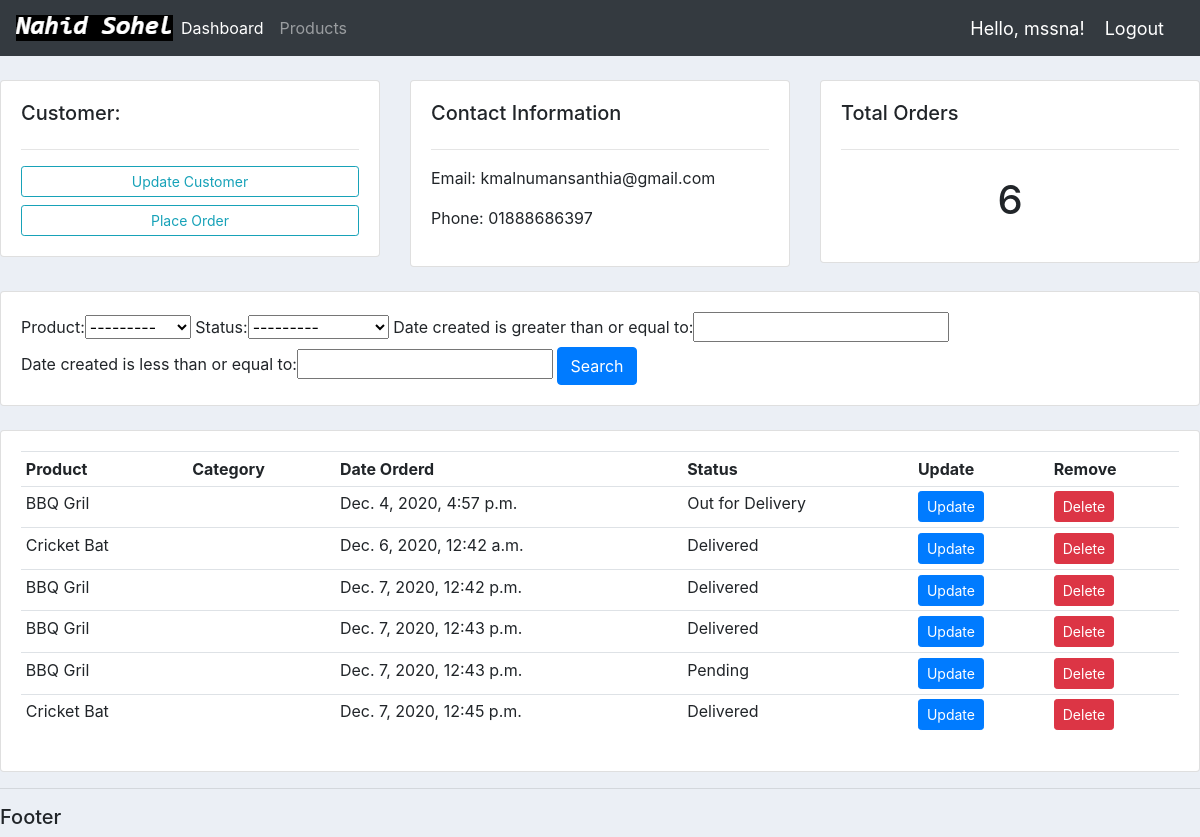
The page /customer/2/ (signed in) on the database its author committed.
### accounts/models.py (models this page shows, shortened)
class Customer(models.Model):
    name = models.CharField(max_length=200, null=True)
    phone = models.CharField(max_length=200, null=True)
    email = models.CharField(max_length=200, null=True)
    date_created = models.DateTimeField(auto_now_add=True, null=True)

class Order(models.Model):
    STATUS = (
        ('Pending', 'Pending'),
        ('Out for Delivery', 'Out for Delivery'),
        ('Delivered', 'Delivered'),
    )
    customer = models.ForeignKey(Customer, null=True, on_delete=models.SET_NULL)
    product = models.ForeignKey(Product, null=True, on_delete=models.SET_NULL)
    date_created = models.DateTimeField(auto_now_add=True, null=True)
    status = models.CharField(max_length=200, null=True, choices=STATUS)

class Product(models.Model):
    CATEGORY = (
        ('Indoor', 'Indoor'),
        ('Out Door', 'Out Door'),
    )
    name = models.CharField(max_length=200, null=True)
    price = models.FloatField(null=True)
    category = models.CharField(max_length=200, null=True, choices=CATEGORY)
    description = models.CharField(max_length=200, null=True)
    date_created = models.DateTimeField(auto_now_add=True, null=True)
    tags = models.ManyToManyField(Tag)
    def __str__(self):
        return self.name

### accounts/decorators.py (the view)
        def wrapper_func(request, *args, **kwargs):
            group = None
            if request.user.groups.exists():
                group = request.user.groups.all()[0].name
                if group in allowed_roles:
                    return view_func(request, *args, **kwargs)
                else:
                    return HttpResponse("You are you allowed here!")

### accounts/views.py (called while the page is built)
@login_required(login_url='accounts:login')
@allowed_users(allowed_roles=['admin'])
def customer(request, request_id):
    customer = Customer.objects.get(id=request_id)
    orders = customer.order_set.all()
    num_of_orders = orders.count()
    myFilter = OrderFilter(request.GET, queryset=orders)
    orders = myFilter.qs
    context = {"customer": customer, "orders": orders, "num_of_orders": num_of_orders, 'myFilter': myFilter }
    return render(request, 'accounts/customer.html', context)

### accounts/templates/accounts/customer.html
{% extends 'accounts/main.html' %}
{% block  content %}
<br>
<div class="row">
	<div class="col-md">
		<div class="card card-body">
			<h5>Customer:</h5>
			<hr>
			<a class="btn btn-outline-info  btn-sm btn-block" href="">Update Customer</a>
			<a class="btn btn-outline-info  btn-sm btn-block" href="{% url 'accounts:createOrder' customer.id %}">Place Order</a>
		</div>
	</div>
	<div class="col-md">
		<div class="card card-body">
			<h5>Contact Information</h5>
			<hr>
			<p>Email: {{ customer.email }}</p>
			<p>Phone: {{ customer.phone }}</p>
		</div>
	</div>
	<div class="col-md">
		<div class="card card-body">
			<h5>Total Orders</h5>
			<hr>
			<h1 style="text-align: center;padding: 10px">{{ num_of_orders }}</h1>
		</div>
	</div>
</div>
<br>
<div class="row">
	<div class="col">
		<div class="card card-body">
			<form method="get">
				{{ myFilter.form }}
		    <button class="btn btn-primary" type="submit">Search</button>
		  </form>
		</div>
	</div>
</div>
<br>
<div class="row">
	<div class="col-md">
		<div class="card card-body">
			<table class="table table-sm">
				<tr>
					<th>Product</th>
					<th>Category</th>
					<th>Date Orderd</th>
					<th>Status</th>
					<th>Update</th>
					<th>Remove</th>
				</tr>
				{% for order in orders %}
				<tr>
					<td>{{ order.product }}</td>
					<td>{{ order.Product.category }}</td>
					<td>{{ order.date_created }}</td>
					<td>{{ order.status }}</td>
				<td><a class="btn btn-sm btn-primary" href="{% url 'accounts:updateOrder' order.id %}">Update</a></td>
                <td><a class="btn btn-sm btn-danger" href="{% url 'accounts:deleteOrder' order.id %}">Delete</a></td>
				</tr>
				{% endfor %}
			</table>
		</div>
	</div>
</div>
{% endblock %}

### accounts/templates/accounts/navbar.html (shortened to what this page needs)
{% load static %}
<nav class="navbar navbar-expand-lg navbar-dark bg-dark">
 <img src="{% static 'images/name.png' %}" alt="Name Logo">
  <div class="collapse navbar-collapse" id="navbarNav">
    <ul class="navbar-nav">
      {% if request.user.is_staff %}
      <li class="nav-item active">
        <a class="nav-link" href="{% url 'accounts:home' %}">Dashboard</a>
      </li>
      <li class="nav-item">
        <a class="nav-link" href="{% url 'accounts:products' %}">Products</a>
      </li>
      {% endif %}
    </ul>
  </div>
  <span class="hello-msg">Hello, {{ request.user }}!</span>
  <span><a class="hello-msg" href="{% url 'accounts:logout' %}">Logout</a></span>
</nav>

### static/css/main.css (style rules this page uses)
body { background-color: #ebeff5; }

### accounts/templates/accounts/navbar.html (style rules this page uses)
.hello-msg { font-size: 18px; color: #fff; margin-right: 20px; }

### rows shown on the page
Customer: email "kmalnumansanthia@gmail.com", phone "01888686397"
Order: product "BBQ Gril", date_created "Dec. 4, 2020, 4:57 p.m.", status "Out for Delivery"
Order: product "Cricket Bat", date_created "Dec. 6, 2020, 12:42 a.m.", status "Delivered"
Order: product "BBQ Gril", date_created "Dec. 7, 2020, 12:42 p.m.", status "Delivered"
Order: product "BBQ Gril", date_created "Dec. 7, 2020, 12:43 p.m.", status "Delivered"
Order: product "BBQ Gril", date_created "Dec. 7, 2020, 12:43 p.m.", status "Pending"
Order: product "Cricket Bat", date_created "Dec. 7, 2020, 12:45 p.m.", status "Delivered"

### other values the page prints
{{ request.user }} "mssna"
{{ num_of_orders }} "6"
